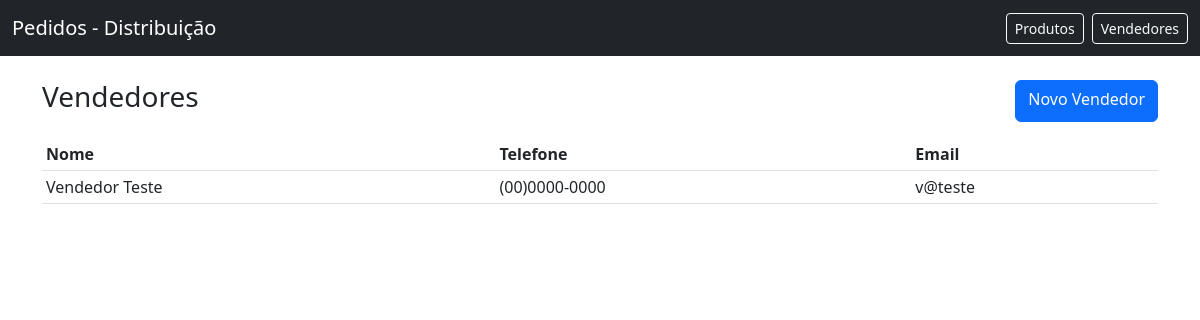
/vendors, run on the app's committed database.
### app/models.py (models this page shows)
class Vendor(db.Model):
    id = db.Column(db.Integer, primary_key=True)
    name = db.Column(db.String(120), nullable=False)
    phone = db.Column(db.String(50))
    email = db.Column(db.String(120))

### app/routes.py (the view)
@bp.route('/vendors')
def vendors():
    vs = Vendor.query.order_by(Vendor.name).all()
    return render_template('vendors.html', vendors=vs)

### app/templates/vendors.html
{% extends 'layout.html' %}
{% block content %}
  <div class="d-flex justify-content-between mb-3">
    <h3>Vendedores</h3>
    <a class="btn btn-primary" href="{{ url_for('main.new_vendor') }}">Novo Vendedor</a>
  </div>
  <table class="table table-sm">
    <thead>
      <tr><th>Nome</th><th>Telefone</th><th>Email</th></tr>
    </thead>
    <tbody>
      {% for v in vendors %}
        <tr>
          <td>{{ v.name }}</td>
          <td>{{ v.phone }}</td>
          <td>{{ v.email }}</td>
        </tr>
      {% endfor %}
    </tbody>
  </table>
{% endblock %}

### app/static/style.css (style rules this page uses)
body { padding-bottom: 40px; }

### data on the page
Vendor: name "Vendedor Teste", phone "(00)0000-0000", email "v@teste"
